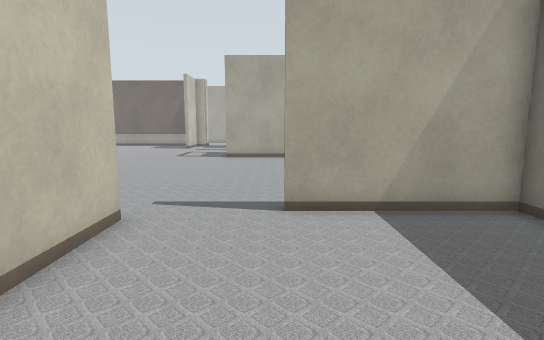
view 1 (above)

17 first-person views from a walk through a robot-simulator world made for Gazebo. The camera is 0.94 m above the floor, tilts 8° down and sees 80° across. Floor lines are 1 m apart. The floor is counted in squares, 0.5 m on a side. Each view is taken from the middle of a square. On the plan, view 1 faces up. The plan holds only what a view shows up to about 17 squares ahead; the rest is blank. The place goes on beyond the plan. Some surface patterns are stand-ins.

view 2
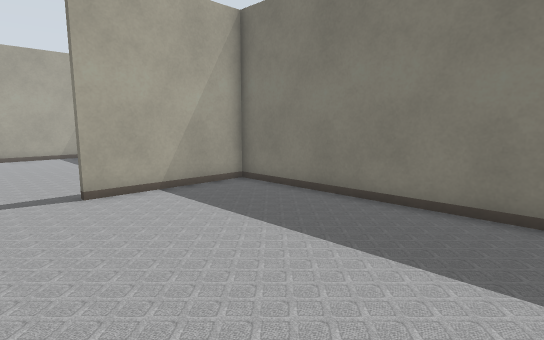

view 3
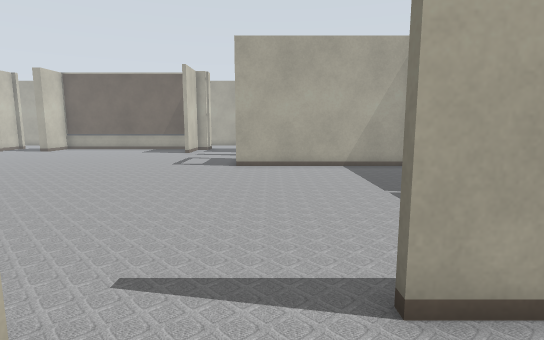

view 4
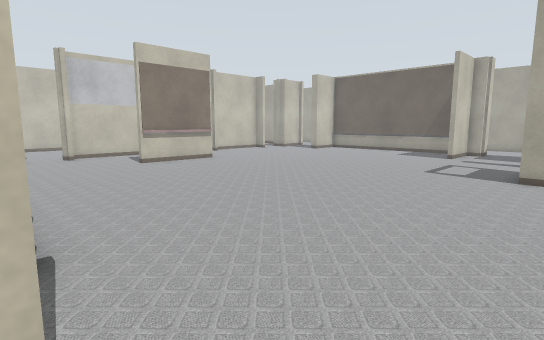

view 5
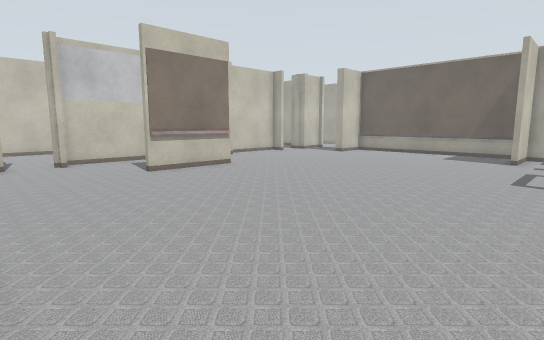

view 6
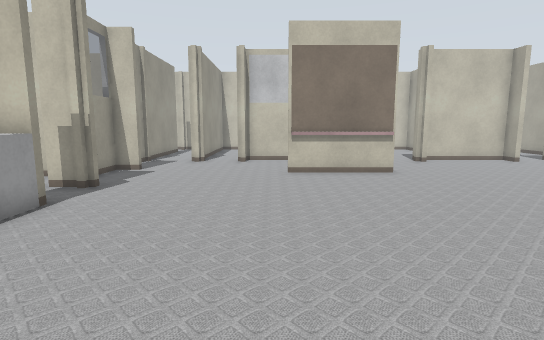

view 7
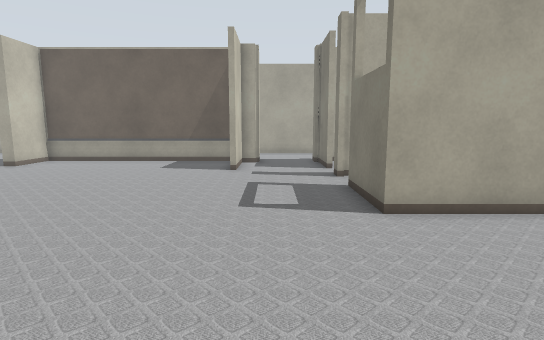

view 8
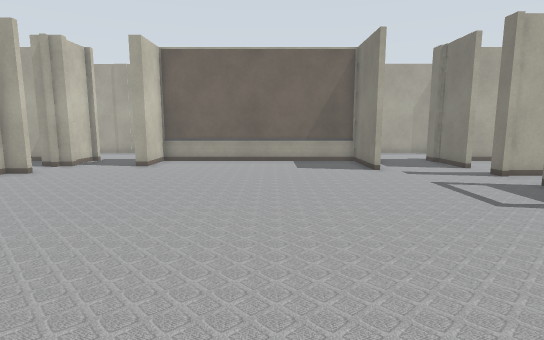

view 9
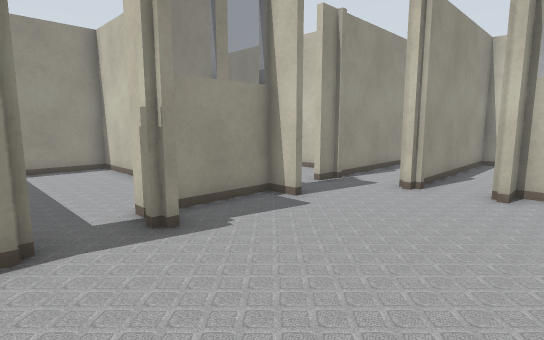

view 10
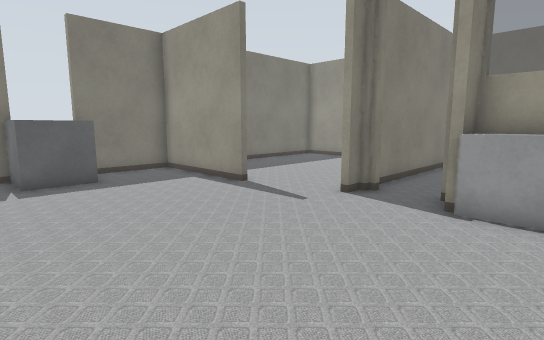

view 11
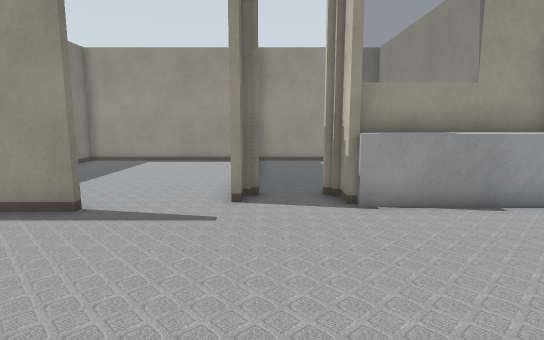

view 12
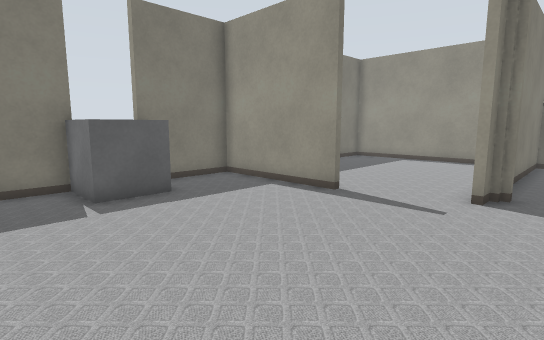

view 13
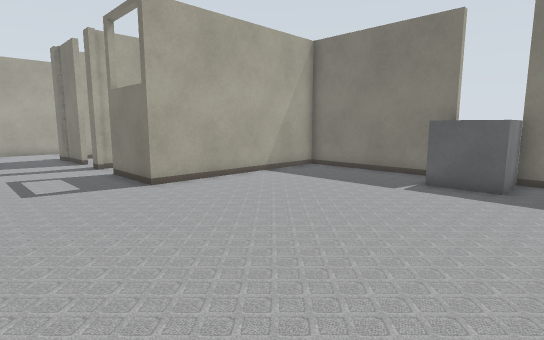

view 14
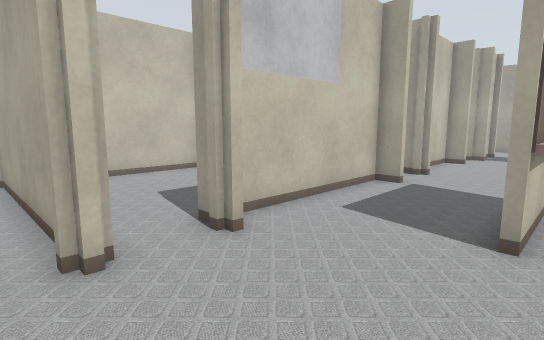

view 15
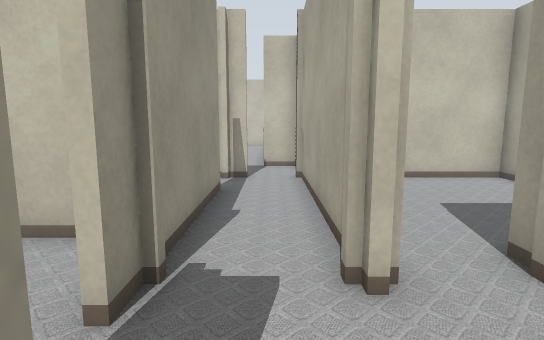

view 16
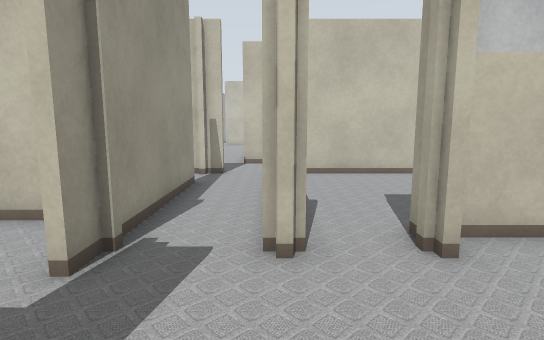

view 17
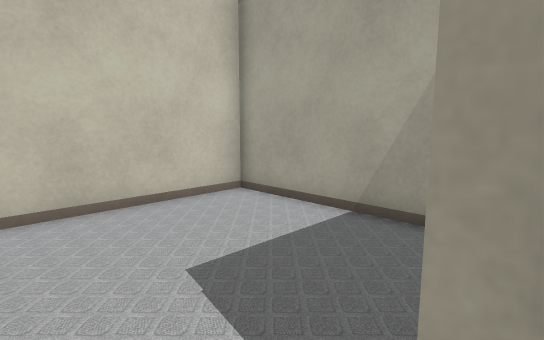

### Floor plan
Key: @ floor where view 1 was taken; # wall or solid block; . floor; = window, fence, low wall or low ledge; B grey box.
Columns run from 32 left of view 1 to 6 right of it. Each row starts with its distance up from view 1.
 29             #. ############..#####
 28             #..#.........##..# ..
 27            ##..#.........##..#
 26            #.............##..##
 25            #...................
 24            #..................##
 23            #...................
 22            #.................##
 21            #.................#
 20            #.................#
 19            #.................#########
 18            #.........................#
 17            #.........................#
 16            #...#=....................#
 15    #########...#=.................... #
 14    # ..... #...#=.................... #
 13    # ......#...#=...................BB#
 12    # ......#.......................B B
 11    # ......#.......................BBB
 10    # ................................##
  9    # ................................#
  8 # .#########.........................#
  7 #....................======......#####
  6 ...# .........# ..############.......#
  5    ##.#######.#####         ##.......#
  4           #..   #            #.......#
  3           #.    #            #.......#
  2                              #.......#
  1                              #.......#
  0                 #            #..@....#
 -1                 #            #.......#
 -2                 #            #.......#
 -3                 #            #########

Positions as (right, up) in squares from view 1, and headings:
1: (0, 0), facing up
2: (-2, -2), facing up-right
3: (-1, 4), facing up
4: (-1, 6), facing up-left
5: (-4, 7), facing up-left
6: (-4, 12), facing left
7: (-5, 12), facing up
8: (-11, 12), facing up
9: (-11, 12), facing down-left
10: (-8, 14), facing down-right
11: (-4, 14), facing down
12: (-5, 15), facing down-right
13: (-7, 9), facing up-right
14: (-16, 7), facing up-left
15: (-17, 7), facing left
16: (-16, 8), facing left
17: (-21, 9), facing up-left
